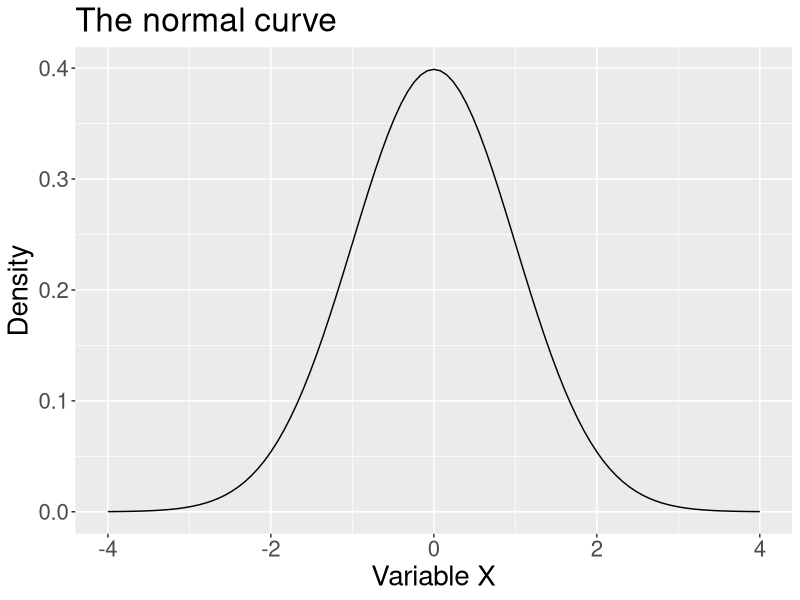
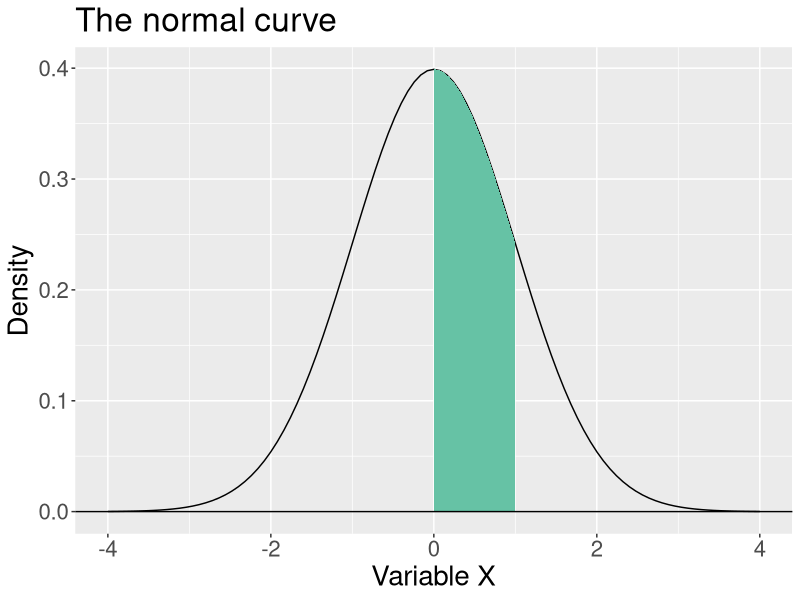
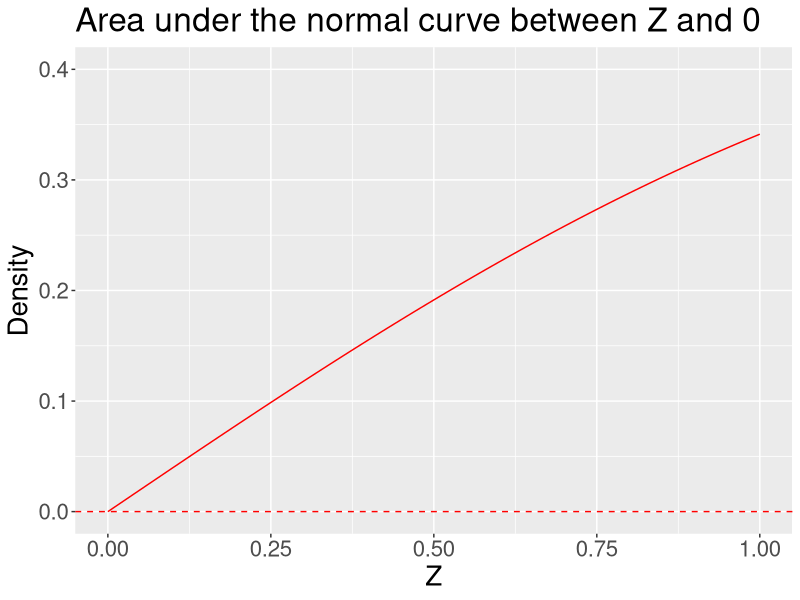
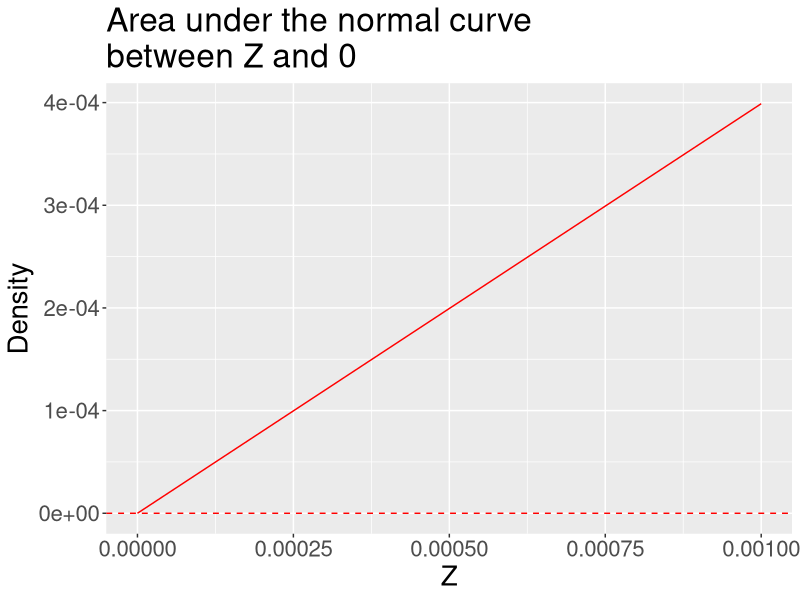
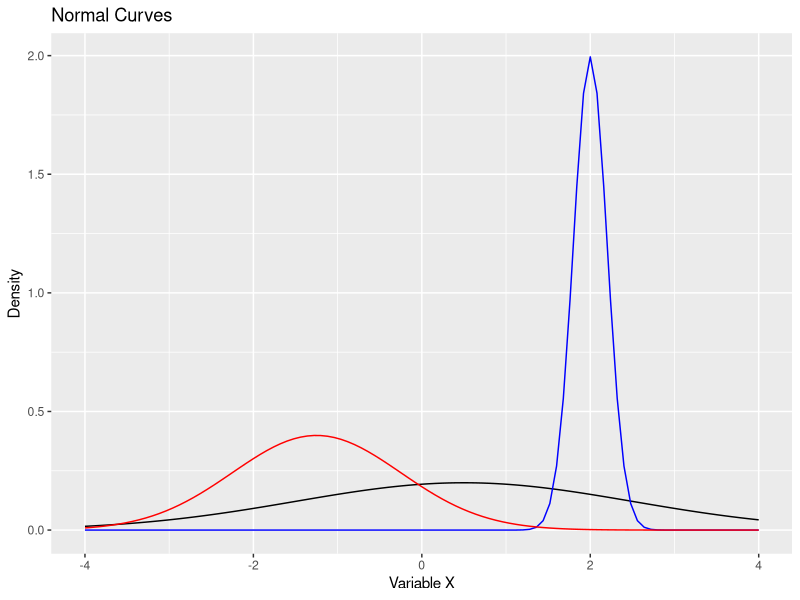
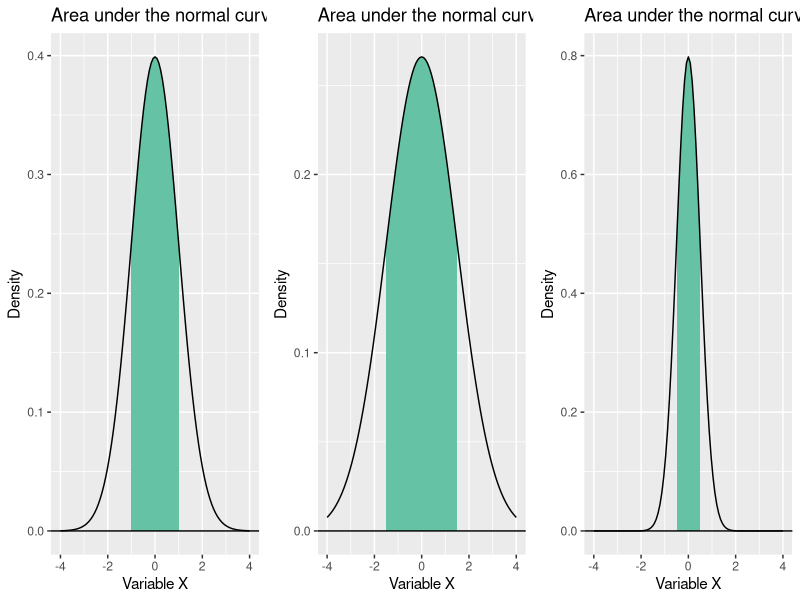

The R source for these figures, in order:
## ---- chunk 1
library(tidyverse)
library(ggpubr)
library(knitr)
colors = RColorBrewer::brewer.pal(4, "Set2")
## ---- chunk 2
ggplot(data.frame(x = seq(-4, 4)), aes(x)) +
  stat_function(fun = function(x) dnorm(x)) +
  scale_x_continuous("Variable X") +
  scale_y_continuous("Density")+
  ggtitle("The normal curve") +
  theme(text = element_text(size = 20))
## ---- chunk 3
ggplot(data.frame(x = seq(-4, 4)), aes(x)) +
  stat_function(fun = function(x) dnorm(x)) + 
  stat_function(fun = function(x) dnorm(x) , 
                xlim = c(0, 1),
                geom = "area", fill = colors[1]) + 
  geom_hline(aes(yintercept = 0))+
  scale_x_continuous("Variable X") + scale_y_continuous("Density")+ggtitle("The normal curve") + theme(text = element_text(size =20))
## ---- chunk 4
ggplot(data.frame(x = seq(0, 1)), aes(x)) +
  stat_function(fun = function(x) pnorm(x)-.5, color = "red") + 
  geom_hline(aes(yintercept = 0), color = "red", linetype = "dashed")+
  scale_x_continuous("Z") +
  scale_y_continuous("Density", limits=c(0,.4)) +ggtitle("Area under the normal curve between Z and 0")+ theme(text = element_text(size = 20))

## ---- chunk 5
ggplot(data.frame(x = seq(0, .001, by =.00005)), aes(x)) +
  stat_function(fun = function(x) pnorm(x)-.5, color = "red") + 
  geom_hline(aes(yintercept = 0), color = "red", linetype = "dashed")+
  scale_x_continuous("Z") +
  scale_y_continuous("Density") +ggtitle("Area under the normal curve\nbetween Z and 0")+ theme(text = element_text(size = 20))

## ---- chunk 6
ggplot(data.frame(x = seq(-4, 4)), aes(x)) +
  stat_function(fun = function(x) dnorm(x, mean = .5, sd = 2)) +
  stat_function(fun = function(x) dnorm(x, mean = 2, sd = .2), color = "blue") +
  stat_function(fun = function(x) dnorm(x, mean = -1.25, sd = 1), color = "red") +
  scale_x_continuous("Variable X") +
  scale_y_continuous("Density") +
  ggtitle("Normal Curves")
## ---- chunk 7
p1 = ggplot(data.frame(x = seq(-4, 4)), aes(x)) +
stat_function(fun = function(x) dnorm(x) , 
                xlim = c(-1, 1),
                geom = "area", fill = colors[1]) +
  stat_function(fun = function(x) dnorm(x)) +
  geom_hline(aes(yintercept = 0)) +
  scale_x_continuous("Variable X") +
  scale_y_continuous("Density")+
  ggtitle("Area under the normal curve")

p2 = ggplot(data.frame(x = seq(-4, 4)), aes(x)) +
stat_function(fun = function(x) dnorm(x, sd = 1.5) , 
                xlim = c(-1.5, 1.5),
                geom = "area", fill = colors[1]) +
  stat_function(fun = function(x) dnorm(x, sd = 1.5)) +
  geom_hline(aes(yintercept = 0)) +
  scale_x_continuous("Variable X") +
  scale_y_continuous("Density")+
  ggtitle("Area under the normal curve")

p3 = ggplot(data.frame(x = seq(-4, 4)), aes(x)) +
stat_function(fun = function(x) dnorm(x, sd = .5) , 
                xlim = c(-.5, .5),
                geom = "area", fill = colors[1]) +
  stat_function(fun = function(x) dnorm(x, sd = .5)) +
  geom_hline(aes(yintercept = 0)) +
  scale_x_continuous("Variable X") +
  scale_y_continuous("Density")+
  ggtitle("Area under the normal curve")

ggarrange(p1, p2, p3, ncol = 3)
## ---- chunk 8
kable(starwars[1:6,1:2])
## ---- chunk 9
starwars %>% 
  select(1:2) %>% 
  mutate_at(2, ~round(x = scale(.), digits = 2)) %>% 
  head(.) %>% 
  kable()
